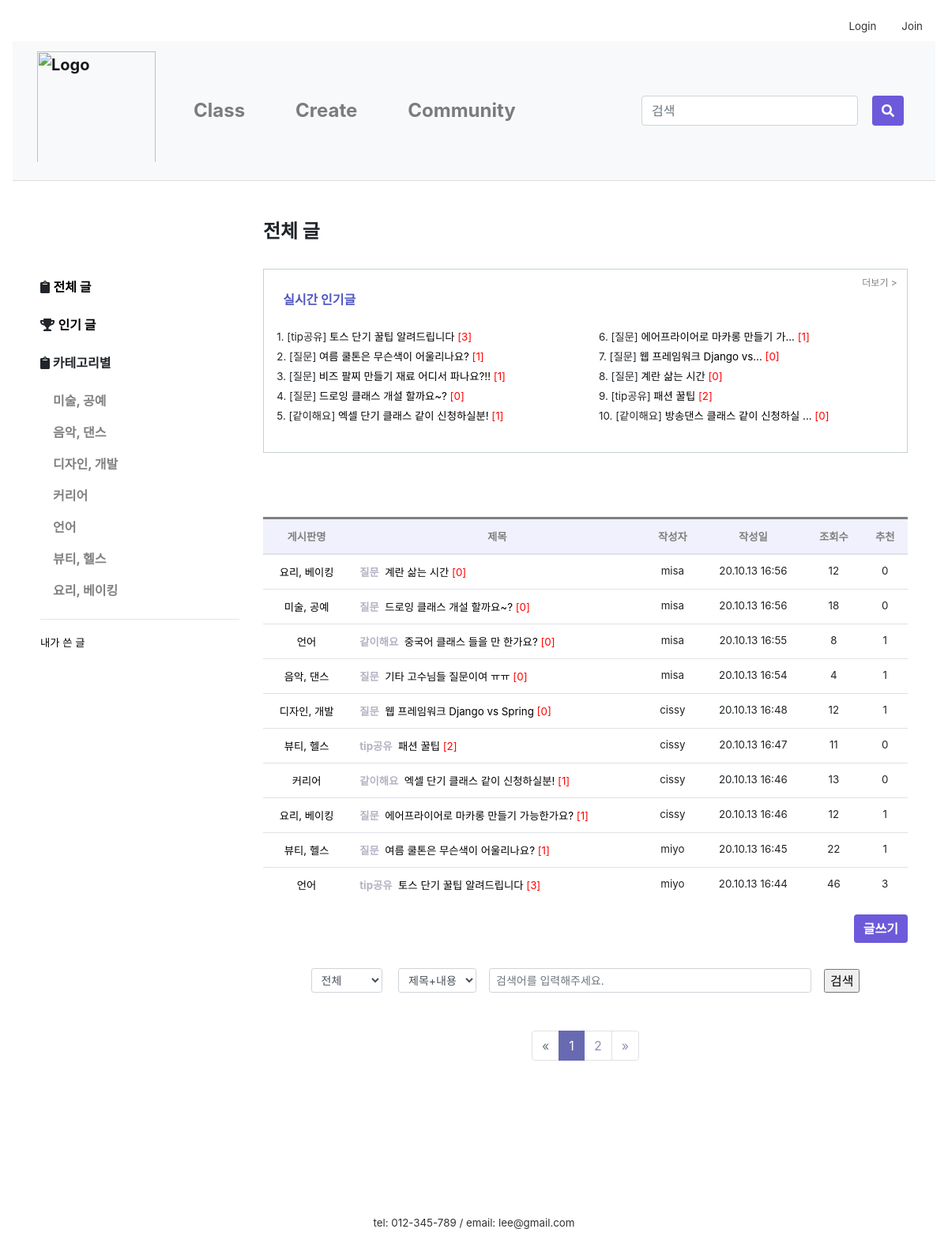
/community/, run on an earlier commit of the app's database.
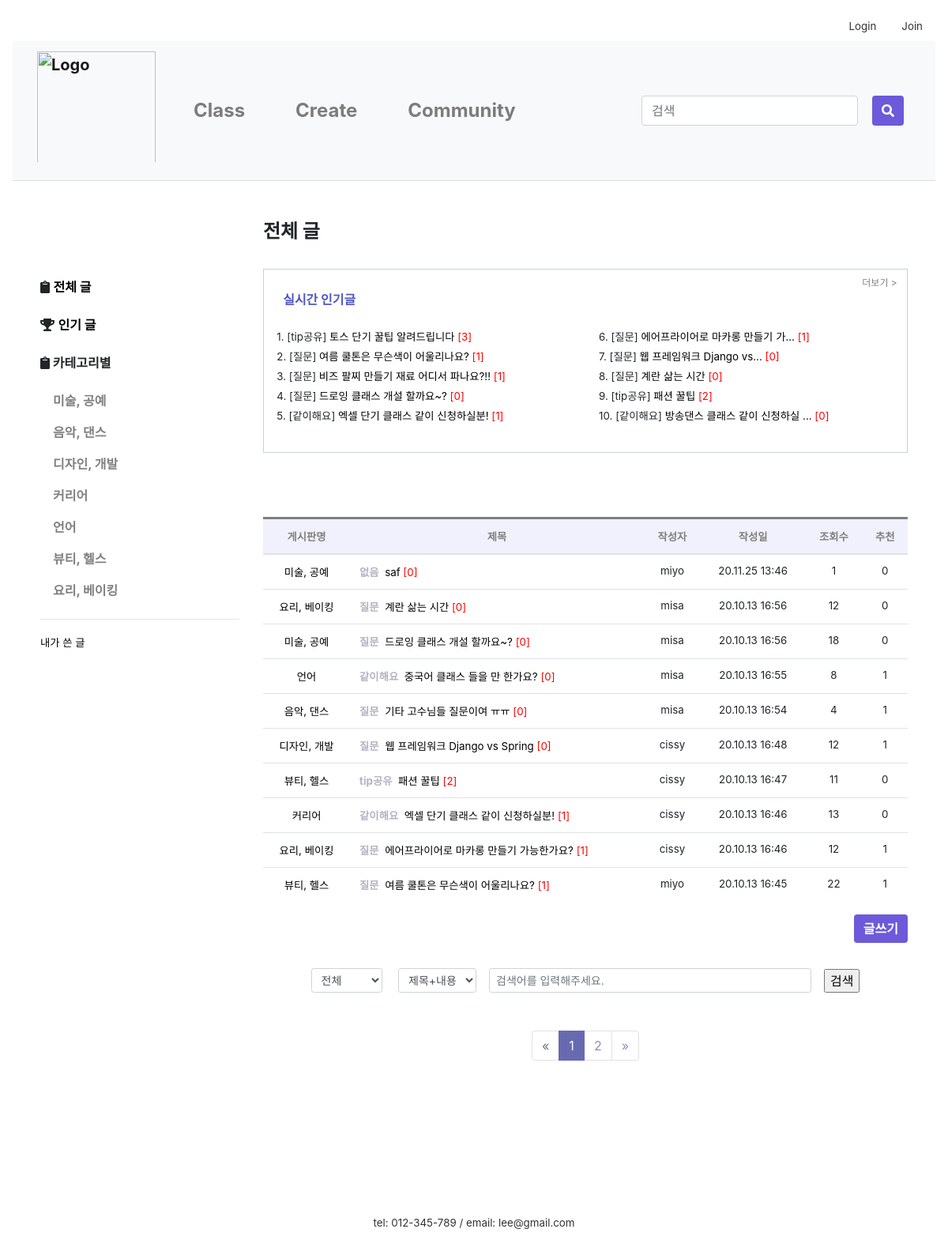
And on a later commit of the database.
### firstApp/models.py (models this page shows, shortened)
class Category(models.Model):
    name = models.CharField(max_length=20)
    def __str__(self):
        return self.name

class Post(models.Model):
    author = models.ForeignKey(settings.AUTH_USER_MODEL, on_delete=models.CASCADE, default=1)
    category = models.ForeignKey('firstApp.Category', on_delete=models.CASCADE, default=2)
    bullet = models.ForeignKey('firstApp.Bullet', on_delete=models.CASCADE, default=1)
    title = models.CharField(max_length=60)
    text = RichTextUploadingField()
    created_date = models.DateTimeField(default=timezone.now)
    published_date = models.DateTimeField(
            blank=True, null=True)
    views = models.PositiveIntegerField(default=0)
    recommendations = models.PositiveIntegerField(default=0)
    recommend_user = models.ManyToManyField(settings.AUTH_USER_MODEL, related_name='recommend_post')
    no_recommendations = models.PositiveIntegerField(default=0)
    no_recommend_user = models.ManyToManyField(settings.AUTH_USER_MODEL, related_name='no_recommend_post')
    class Meta:
        ordering = ['-id']

class Bullet(models.Model):
    name = models.CharField(max_length=20)
    def __str__(self):
        return self.name

### firstApp/views.py (the view, shortened to what this page needs)
# urls.py: path('community/', views.community, name='community'),
def community(request):
    if request.user is None:
        redirect('login')
    else:
        b = request.GET.get('b', '')
        c = request.GET.get('c', '')
        k = request.GET.get('k', '')
        cateId = request.GET.get('cateId', '')  # url의 쿼리스트링을 가져온다. 없는 경우 공백을 리턴한다
        cate_list = Category.objects.all()
        bullet_list = Bullet.objects.all()
        best = ''
        if cateId == '':
            post_list = Post.objects.all()
            cateName = '전체 글'
            best = Post.objects.order_by('-views', '-recommendations')
        else:
            post_list = Post.objects.filter(category=cateId)
            cateName = get_object_or_404(Category, pk=cateId).name
        page = request.GET.get('page', 1)
        paginator = Paginator(post_list, 10)
        try:
            posts = paginator.page(page)
        except PageNotAnInteger:
            posts = paginator.page(1)
        except EmptyPage:
            posts = paginator.page(paginator.num_pages)
        return render(request, 'firstApp/community.html', {
            'posts': posts, 'cate_list': cate_list, 'cateName': cateName,
            'cateId': cateId, 'bullets': bullet_list, 'b': b, 'c': c, 'k': k, 'page': page, 'best': best})

### firstApp/templates/firstApp/community.html (shortened to what the changed rows need)
{% extends 'firstApp/base.html'%}
{% load static %}
{% block content %}
<link href="{% static 'css/paginate.css' %}" rel="stylesheet">
<link href="{% static 'css/community.css' %}" rel="stylesheet">
<div id="main">
    <div class="container">
        <div class="row">
            <div class="col-sm-3">
                <br><br><br>
                <div class="web_sidebar">
                    <ul>
                        <br>
                        <br>
                        <ul class="nav flex-column">
                            {% for category in cate_list %}
                            <li>
                                <a class="nav-link community-nav-link font-weight-bold"
                                   href="/community/?cateId={{category.pk}}">
                                    {{category.name}}
                                </a>
                            </li>
                            {% endfor %}
                        </ul>
                    </ul>
                </div>
            </div>
            <div class="col-sm-9 post_list" style="margin:0;">
                <br>
                <div class="blog-post-area">
                    {% if best %}
                    <div class="container upper_box">
                        <div class="row lighter">
                            <div class="col">
                                <ul>
                                    {% for post in best|slice:":5"%}
                                    <li style="line-height:25px;">
                                        {{forloop.counter}}.
                                        [{{ post.bullet }}]
                                        <a class="a_underline"
                                           href="{% url 'post_detail' post.pk %}?cateId={{cateId}}&page={{page}}">
                                            {{ post.title|truncatechars:40 }}
                                            <span class="lighter"
                                                  style="color:red;">[{{ post.comments.count }}]</span>
                                        </a>
                                    </li>
                                    {% endfor %}
                                </ul>
                            </div>
                            <div class="col">
                                <ul>
                                    {% for post in best|slice:"5:10"%}
                                    <li style="line-height:25px;">
                                        {{forloop.counter|add:"5"}}.
                                        [{{ post.bullet }}]
                                        <a class="a_underline"
                                           href="{% url 'post_detail' post.pk %}?cateId={{cateId}}&page={{page}}">
                                            {{ post.title|truncatechars:20 }}
                                            <span class="lighter"
                                                  style="color:red;">[{{ post.comments.count }}]</span>
                                        </a>
                                    </li>
                                    {% endfor %}
                                </ul>
                            </div>
                        </div>
                    </div>
                    {% endif %}
                    <table class="table" style="border-top-style:solid;">
                        <thead>
                        <tr class="lighter text-center">
                            <th class="col1">게시판명</th>
                            <th class="col2">제목</th>
                            <th class="col3">작성자</th>
                            <th class="col4">작성일</th>
                            <th class="col5">조회수</th>
                            <th class="col6">추천</th>
                        </tr>
                        </thead>
                        {% for post in posts %}
                        <tr>
                            <td class="lighter text-center col1">
                                <a class="a_underline"
                                   href="{% url 'community'%}?cateId={{post.category.pk}}">
                                    {{ post.category }}
                                </a>
                            </td>
                            <td class="lighter col2">
                                <span style="color:#B3B2C3; font-weight:bold;">{{ post.bullet }}</span>&nbsp;
                                <a class="a_underline"
                                   href="{% url 'post_detail' post.pk %}?cateId={{cateId}}&page={{page}}">
                                    {{ post.title|truncatechars:30}}
                                </a>
                                <span class="lighter" style="color:red;">[{{ post.comments.count }}]</span>
                            </td>
                            <td class="lighter text-center col3">{{post.author}}</td>
                            <td class="lighter text-center col4">{{post.created_date|date:'y.m.d H:i'}}</td>
                            <td class="lighter text-center col5">{{post.views}}</td>
                            <td class="lighter text-center col6">{{post.recommendations}}</td>
                        </tr>
                        {% empty %}
                        <tr>
                            <td colspan="6"><p class="text-center" style="padding:20%">해당 게시물은 존재하지
                                않습니다.</p>
                            </td>
                        </tr>
                        {% endfor %}
                    </table>
                </div>
                {% if posts.has_other_pages %}
                <nav aria-label="Page navigation example">
                    <ul class="pagination justify-content-center">
                        {% for i in posts.paginator.page_range %}
                        {% if posts.number == i %}
                        <li class="page-item active">
                            <a class="page-link" href="#">{{ i }}</a>
                        </li>
                        {% else %}
                        <li class="page-item"><a class="page-link"
                                                 href="?cateId={{cateId}}&c={{c}}&k={{k}}&page={{ i }}">{{ i }}</a></li>
                        {% endif %}
                        {% endfor %}
                    </ul>
                </nav>
                {% endif %}
            </div>
        </div>
    </div>
</div>
{% endblock content %}

What changed in the data, as far as the page shows it:
no longer on one of the page's lists (row unchanged): Post: category "언어", bullet "tip공유", title "토스 단기 꿀팁 알려드립니다", comments.count "3", author "miyo", created_date "20.10.13 16:44", views "46", recommendations "3"
added Post: category "미술, 공예", bullet "없음", title "saf", comments.count "0", author "miyo", created_date "20.11.25 13:46", views "1", recommendations "0"
